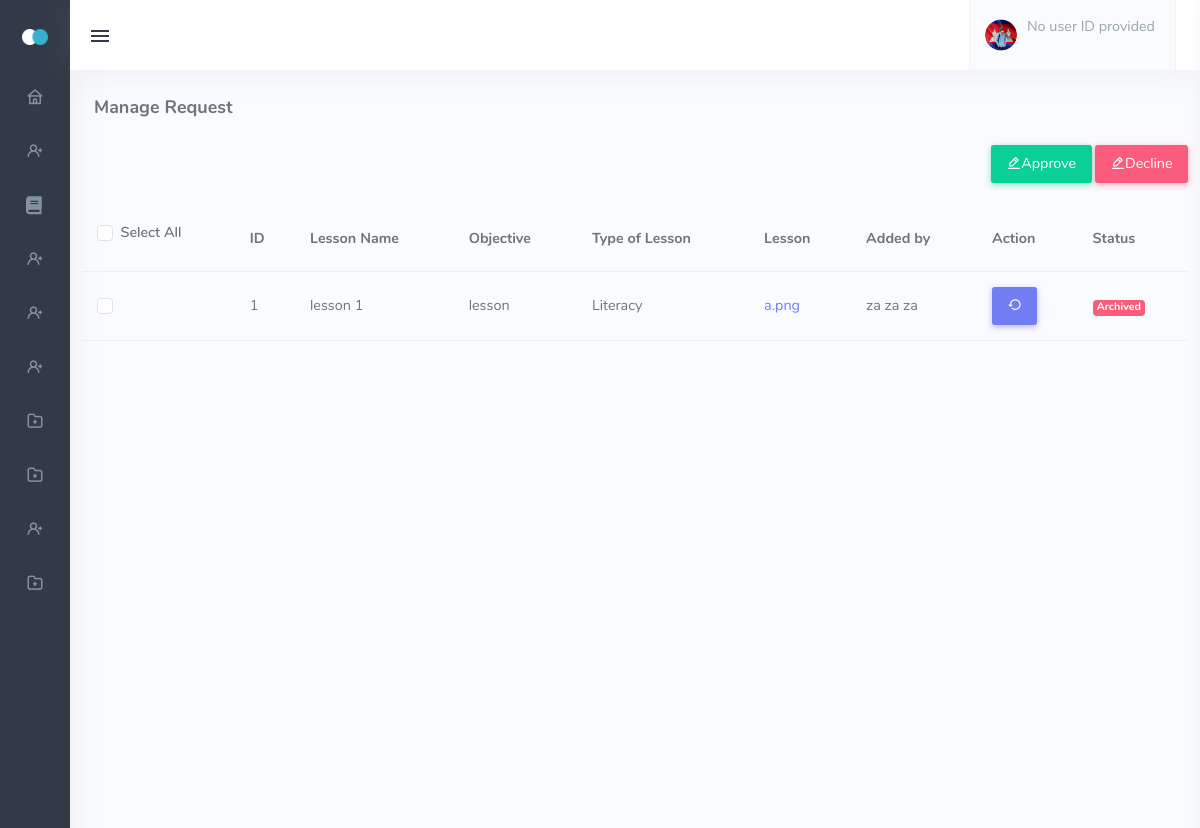
/admin_archive_lessons.php, run on the app's committed database.
### tables this page shows
CREATE TABLE `tbl_lesson_files` (
  `lesson_files_id` int(11) NOT NULL,
  `lesson_id` int(11) NOT NULL,
  `lesson` text NOT NULL,
  `added_by` int(11) NOT NULL,
  `status` int(11) NOT NULL
);

CREATE TABLE `tbl_lesson` (
  `lesson_id` int(11) NOT NULL,
  `name` varchar(244) NOT NULL,
  `objective` text NOT NULL,
  `level` varchar(244) NOT NULL,
  `type` varchar(244) NOT NULL,
  `added_by` int(11) NOT NULL
);

CREATE TABLE `tbl_userinfo` (
  `user_id` int(11) NOT NULL,
  `firstname` varchar(244) NOT NULL,
  `middlename` varchar(244) NOT NULL,
  `lastname` varchar(244) NOT NULL,
  `birthday` date NOT NULL,
  `gender` varchar(244) NOT NULL
);

### admin_archive_lessons.php (the view, shortened to what this page needs)
<!DOCTYPE html>
<html lang="en" class="menuitem-active"><head>
    <link href="assets/css/icons.min.css" rel="stylesheet" type="text/css">
    <link href="assets/css/app.min.css" rel="stylesheet" type="text/css" id="light-style">
    <link href="assets/css/app-dark.min.css" rel="stylesheet" type="text/css" id="dark-style" disabled="disabled">
    <link rel="stylesheet" href="https://cdnjs.cloudflare.com/ajax/libs/font-awesome/5.15.3/css/all.min.css">
    <link href="assets/css/vendor/quill.core.css" rel="stylesheet" type="text/css" />
    <link href="assets/css/vendor/quill.snow.css" rel="stylesheet" type="text/css" />
</head>
<body class="show" data-layout-config="{&quot;leftSideBarTheme&quot;:&quot;dark&quot;,&quot;layoutBoxed&quot;:false, &quot;leftSidebarCondensed&quot;:false, &quot;leftSidebarScrollable&quot;:false,&quot;darkMode&quot;:false, &quot;showRightSidebarOnStart&quot;: false}" data-leftbar-theme="dark" data-leftbar-compact-mode="condensed" style="visibility: visible;">
    <div class="wrapper">
        <div class="leftside-menu menuitem-active">
            <a href="index.html" class="logo text-center logo-light">
                <span class="logo-sm">
                    <img src="assets/images/logo_sm.png" alt="" height="16">
                </span>
            </a>
            <div class="h-100 show" id="leftside-menu-container" data-simplebar="init"><div class="simplebar-wrapper" style="margin: 0px;"><div class="simplebar-height-auto-observer-wrapper"><div class="simplebar-height-auto-observer"></div></div><div class="simplebar-mask"><div class="simplebar-offset" style="right: 0px; bottom: 0px;"><div class="simplebar-content-wrapper" style="height: 100%; overflow: hidden;"><div class="simplebar-content" style="padding: 0px;">
                <ul class="side-nav">
<li class="side-nav-item">
    <a href="admin_dashboard.php" class="side-nav-link">
        <i class="uil-home"></i>
    </a>
</li>
<li class="side-nav-item">
    <a data-bs-toggle="collapse" href="#sidebarDashboards" aria-expanded="false"
        aria-controls="sidebarDashboards" class="side-nav-link collapsed">
        <i class="uil-user-plus"></i>
    </a>
</li>
<li class="side-nav-item">
    <a href="admin_manage_lesson.php" class="side-nav-link">
        <i class="fa fa-book"></i>
    </a>
</li>
<li class="side-nav-item">
    <a data-bs-toggle="collapse" href="#sidebarDashboardsLessons"
        aria-expanded="false" aria-controls="sidebarDashboards"
        class="side-nav-link collapsed">
        <i class="uil-user-plus"></i>
    </a>
</li>
<li class="side-nav-item">
    <a data-bs-toggle="collapse" href="#sidebarquiz"
        aria-expanded="false" aria-controls="sidebarquiz"
        class="side-nav-link collapsed">
        <i class="uil-user-plus"></i>
    </a>
</li>
<li class="side-nav-item">
    <a href="admin_assign_lesson_to_teacher.php " class="side-nav-link">
        <i class="uil-user-plus"></i>
    </a>
</li>
<li class="side-nav-item">
    <a data-bs-toggle="collapse" href="#sidebarclass" aria-expanded="false"
        aria-controls="sidebarclass" class="side-nav-link">
        <i class="uil-folder-plus"></i>
    </a>
</li>
<li class="side-nav-item">
    <a data-bs-toggle="collapse" href="#sidebarArea" aria-expanded="false"
        aria-controls="sidebarArea" class="side-nav-link">
        <i class="uil-folder-plus"></i>
    </a>
</li>
<li class="side-nav-item">
    <a href="#" class="side-nav-link">
        <i class="uil-user-plus"></i>
    </a>
</li>
<li class="side-nav-item">
    <a data-bs-toggle="collapse" href="#sidebarEmail" aria-expanded="false"
        aria-controls="sidebarEmail" class="side-nav-link">
        <i class="uil-folder-plus"></i>
    </a>
</li>
</ul>
            </div></div></div></div><div class="simplebar-placeholder" style="width: 70px; height: 1150px;"></div></div></div>
        </div>
        <div class="content-page">
            <div class="content">
                    <div class="navbar-custom">
                    <ul class="list-unstyled topbar-menu float-end mb-0">
                        <li class="dropdown notification-list">
                            <a class="nav-link dropdown-toggle nav-user arrow-none me-0" data-bs-toggle="dropdown"
                                href="#" role="button" aria-haspopup="false" aria-expanded="false">
                                <span class="account-user-avatar">
                                    <img src="assets/images/users/avatar-1.jpg" alt="user-image" class="rounded-circle">
                                </span>
                                <span>
                                    <?php
                                    include 'dbcon.php';
                                    if (isset($_SESSION['user_id'])) {
                                        $user_id = $_SESSION['user_id'];
                                        $sql = "SELECT tbl_userinfo.user_id, tbl_userinfo.firstname, tbl_userinfo.middlename, tbl_userinfo.lastname, tbl_user_level.level
                                                    FROM tbl_admin
                                                    JOIN tbl_userinfo ON tbl_admin.user_id = tbl_userinfo.user_id
                                                    JOIN tbl_user_level ON tbl_admin.level_id = tbl_user_level.level_id
                                                    WHERE tbl_user_level.level = 'ADMIN' AND tbl_userinfo.user_id = '$user_id'
                                                    LIMIT 1;";
                                        $result = mysqli_query($conn, $sql);
                                        if ($result && mysqli_num_rows($result) > 0) {
                                            $row = mysqli_fetch_assoc($result);
                                            ?>
                                            <span class="account-user-name"><?php echo $row['firstname'] . ' ' . $row['lastname'] . ' ' . $row['lastname']; ?></span>
                                            <span class="account-position"><?php echo $row['level']; ?></span>
                                            <?php
                                        } else {
                                            echo "No records found in tbl_admin";
                                        }
                                    } else {
                                        echo "No user ID provided";
                                    }
                                    ?>
                                </span>
                            </a>
                        </li>
                    </ul>
                    <button class="button-menu-mobile open-left">
                        <i class="mdi mdi-menu"></i>
                    </button>
                </div>
                 <div class="container-fluid">
                    <div class="row">
                        <div class="col-12">
                            <div class="page-title-box">
                                <h4 class="page-title">Manage Request</h4>
                            </div>
                        </div>
                    </div>
                </div>
            </div>
            <table id="basic-datatable" class="table table-centered mb-0">
              <div class="row mb-2">
                <div class="col-sm-12">
                    <div class="text-sm-end">
                      <a href="javascript:void(0);">
                       <button type="button"class="btn btn-success mb-2"><i class="uil-edit-alt"></i>Approve</button>
                    </a>
                    <a href="javascript:void(0);">
                    <button type="button" class="btn btn-danger mb-2"><i class="uil-edit-alt"></i>Decline</button>
                    </a>
                    </div>
                </div>
            </div>
            </div>
                <thead>
                    <tr>
                        <th class="">
                            <div class="form-check form-checkbox-success mb-2">
                                <input type="checkbox" class="form-check-input" id="customCheckAll">
                                <label class="form-check-label" for="customCheckAll">Select All</label>
                            </div>
                        </th>
                        <th>ID</th>
                        <th>Lesson Name</th>
                        <th>Objective</th>
                        <th>Type of Lesson</th>
                        <th>Lesson</th>
                        <th>Added by</th>
                        <th>Action</th>
                        <th>Status</th>
                    </tr>
                </thead>
                <tbody>
                    <?php
                    include 'dbcon.php';
                    $sql = "SELECT tbl_lesson.lesson_id, tbl_lesson.name, tbl_lesson.objective, tbl_lesson.level, tbl_lesson.type, tbl_lesson.added_by, tbl_lesson_files.lesson_files_id, tbl_lesson_files.lesson,
                    tbl_lesson_files.status, tbl_userinfo.firstname, tbl_userinfo.middlename, tbl_userinfo.lastname
                    FROM tbl_content
                    JOIN tbl_lesson ON tbl_content.lesson_id = tbl_lesson.lesson_id
                    JOIN tbl_lesson_files ON tbl_content.lesson_files_id = tbl_lesson_files.lesson_files_id
                    JOIN tbl_userinfo ON tbl_lesson.added_by = tbl_userinfo.user_id
                    WHERE tbl_lesson_files.status IN (3,0)";
                    $result = mysqli_query($conn, $sql);
                    if ($result && mysqli_num_rows($result) > 0) {
                        while ($row = mysqli_fetch_assoc($result)) {
                            ?>
                                                    <tr>
                            <td>
                                <div class="form-check form-checkbox-success">
                                    <input type="checkbox" class="form-check-input customCheckbox" id="customCheckcolor2">
                                </div>
                            </td>
                            <td><?php echo $row['lesson_id']; ?></td>
                            <td><?php echo $row['name']; ?></td>
                            <td><?php echo $row['objective']; ?></td>
                            <td><?php echo $row['type']; ?></td>
                            <td><a href="teachers/lessons/<?php echo $row['lesson']; ?>" target="_blank"><?php echo substr($row['lesson'], 0, 15); ?></a></td>
                            <td><?php echo $row['firstname'] . ' ' . $row['middlename'] . ' ' . $row['lastname']; ?></td>
                            <td>
                            <a href="admin_lesson_unarchive.php?lesson_files_id=<?php echo $row['lesson_files_id'] ?>" class="accept">
                                <button type="button" class="btn btn-primary"><i class="mdi mdi-restore"></i> </button>
                            </a>
                            </td>
                            <td>
                                <?php
                                if ($row['status'] == 3) {
                                    echo '<span class="badge bg-danger">Archived</span>';
                                } elseif ($row['status'] == 0) {
                                    echo '<span class="badge bg-danger">Deleted</span>';
                                } else {
                                    echo "<tr><td colspan='6'>No records found</td></tr>";
                                }
                                ?>
                            </td>
                        </tr>
                        <?php
                        }
                    } else {
                        echo "<tr><td colspan='6'>No records found</td></tr>";
                    }
                    ?>
                </tbody>
</body></html>

### data on the page
tbl_lesson_files: lesson.lesson_id "1", lesson.name "lesson 1", lesson.objective "lesson", lesson.type "Literacy", lesson "a.png", added_by.firstname "za", added_by.middlename "za", added_by.lastname "za", status "Archived"
